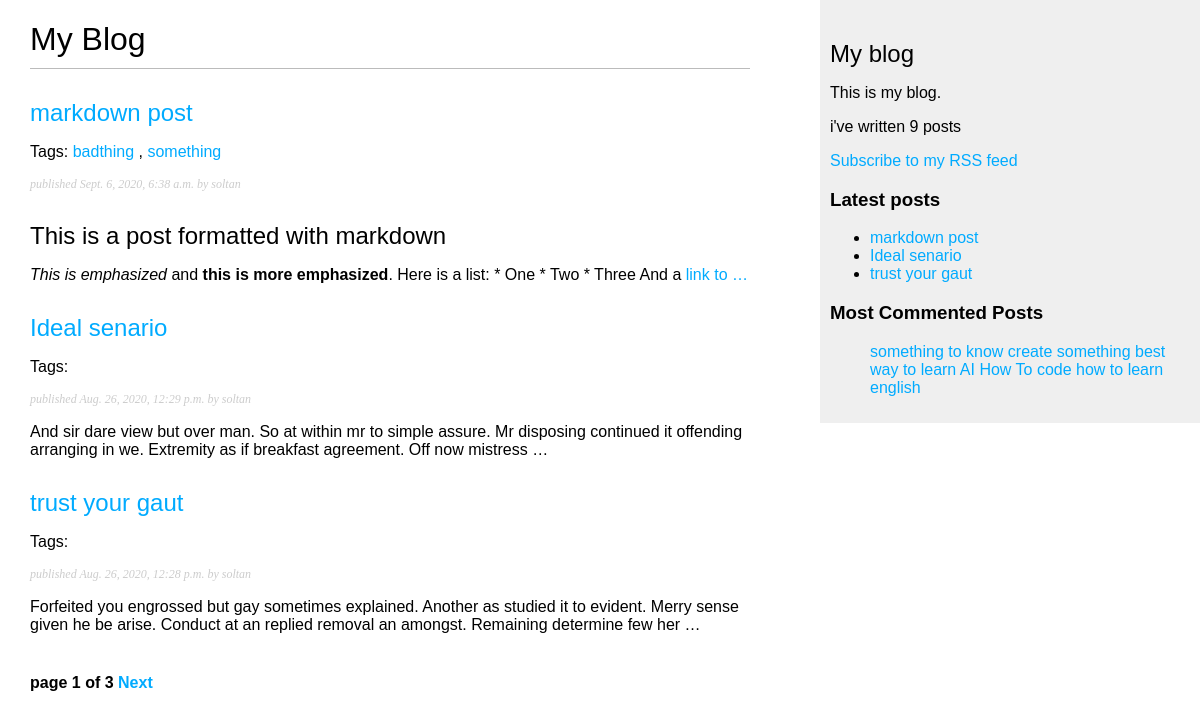
Screenshot of /blog/ with the database file from the repository.
### blog/models.py (models this page shows, shortened)
class Post(models.Model):
    STATUS_CHOICES = (
        ('draft', 'Draft'),
        ('published', 'Published'),
    )
    objects = models.Manager()  # The Default Manager
    published = PublishedManager()  # Our Custom Manager
    title = models.CharField(max_length=250)
    slug = models.SlugField(max_length=250,
                            unique_for_date='publish')
    author = models.ForeignKey(User,
                               on_delete=models.CASCADE,
                               related_name='blog_posts')
    body = models.TextField()
    publish = models.DateTimeField(default=timezone.now)
    created = models.DateTimeField(auto_now_add=True)
    updated = models.DateTimeField(auto_now=True)
    status = models.CharField(max_length=10,
                              choices=STATUS_CHOICES,
                              default='draft')
    tags = TaggableManager()
    class Meta:
        ordering = ('-publish',)
        """This guy is human readable representation of the object """
    def get_absolute_url(self):
        return reverse('blog:post_detail',
                       args=[self.publish.year,
                             self.publish.month,
                             self.publish.day, self.slug])

### blog/views.py (the view)
# urls.py: path('', views.post_list, name='post_list'),
def post_list(request, tag_slug=None):
    object_list = Post.published.all()
    tag = None
    if tag_slug:
        tag = get_object_or_404(Tag, slug=tag_slug)
        object_list = object_list.filter(tags__in=[tag])
    paginator = Paginator(object_list, 3)
    page = request.GET.get('page')
    try:
        posts = paginator.page(page)
    except PageNotAnInteger:
        posts = paginator.page(1)
    except EmptyPage:
        posts = paginator.page(paginator.num_pages)
    return render(request, 'blog/post/list.html', {'posts': posts,
                                                   'tag': tag})

### blog/models.py (called while the page is built)
    def get_queryset(self):
        return super(PublishedManager, self).get_queryset().filter(status='published')

### blog/templatetags/blog_tags.py (called while the page is built)
@register.simple_tag
def total_posts():
    return Post.published.count()

@register.inclusion_tag('blog/post/latest_posts.html')
def show_latest_posts(count=5):
    latest_posts = Post.published.order_by('-publish')[:count]
    return {'latest_posts': latest_posts}

@register.simple_tag()
def show_most_commented_posts(count=5):
    return Post.published.annotate(
        total_comments=Count('comments')
    ).order_by('-total_comments')[:count]

@register.filter(name='markdown')
def markdown_format(text):
    return mark_safe(markdown.markdown(text))

### blog/templates/blog/post/list.html (shortened to what this page needs)
{% extends 'blog/base.html' %}
{% load blog_tags %}
{% block content %}
<h1>My Blog</h1>
{% for post in posts %}
<h2>
  <a href="{{post.get_absolute_url}}"> {{ post.title }} </a>
</h2>
<p class='tags'>
Tags:
  {% for tag in post.tags.all %}
    <a href="{% url 'blog:post_list_by_tag' tag.slug %}">{{tag.name}}</a>
    {% if not forloop.last %},{% endif %}
  {% endfor %}
</p>
<p class="date">published {{post.publish}} by {{post.author}}</p>
{{post.body|markdown|truncatewords:30}}
{% endfor %}
{% include 'blog/pagination.html' with page=posts %}
{% endblock %}

### blog/templates/blog/base.html (shortened to what this page needs)
{% load blog_tags %}
{% load static %}
<!DOCTYPE html>
<html>
  <head>
    <link href="{%static 'css/blog.css' %}" rel="stylesheet" />
  </head>
  <body>
    <div id="content">
    {% block content %} {% endblock %}</div>
    <div id="sidebar">
      <h2>My blog</h2>
      <p>This is my blog.</p>
      <p>i've written {% total_posts %} posts</p>
      <p>
        <a href="{% url "blog:post_feed" %}">Subscribe to my RSS feed</a>
      </p>
      <h3>Latest posts</h3>
      {% show_latest_posts 3  %}
      <h3>Most Commented Posts</h3>
      {% show_most_commented_posts as most_commented_posts %}
      <ul>
        {% for post in most_commented_posts %}
          <a href="{{post.get_absolute_url}}">{{post.title}}</a>
        {% endfor %}
      </ul>
    </div>
  </body>
</html>

### blog/templates/blog/post/latest_posts.html
<ul>
    {% for post in latest_posts %}
    <li>
        <a href="{{post.get_absolute_url}}">{{post.title}}</a>
    </li>
    {% endfor %}
</ul>

### blog/static/css/blog.css (style rules this page uses)
body { margin:0; padding:0; font-family:helvetica, sans-serif; }
a { color:#00abff; text-decoration:none; }
h1 { font-weight:normal; border-bottom:1px solid #bbb; padding:0 0 10px 0; }
h2 { font-weight:normal; margin:30px 0 0; }
#content { float:left; width:60%; padding:0 0 0 30px; }
#sidebar { float:right; width:30%; padding:10px; background:#efefef; height:100%; }
p.date { color:#ccc; font-family: georgia, serif; font-size: 12px; font-style: italic; }

### rows the page displays
Post: title "markdown post", publish "Sept. 6, 2020, 6:38 a.m.", author "soltan", body "This is a post formatted with markdown This is emphasized and this is more emphasized . Here is a list: * One * Two * Three And a link to …"
Tag: name "badthing"
Tag: name "something"
Post: title "Ideal senario", publish "Aug. 26, 2020, 12:29 p.m.", author "soltan", body "And sir dare view but over man. So at within mr to simple assure. Mr disposing continued it offending arranging in we. Extremity as if breakfast agreement. Off now mistress …"
Post: title "trust your gaut", publish "Aug. 26, 2020, 12:28 p.m.", author "soltan", body "Forfeited you engrossed but gay sometimes explained. Another as studied it to evident. Merry sense given he be arise. Conduct at an replied removal an amongst. Remaining determine few her …"
Post: title "something to know"
Post: title "create something"
Post: title "best way to learn AI"
Post: title "How To code"
Post: title "how to learn english"

### other values shown
{{ page.number }} "1"
{{ page.paginator.num_pages }} "3"
